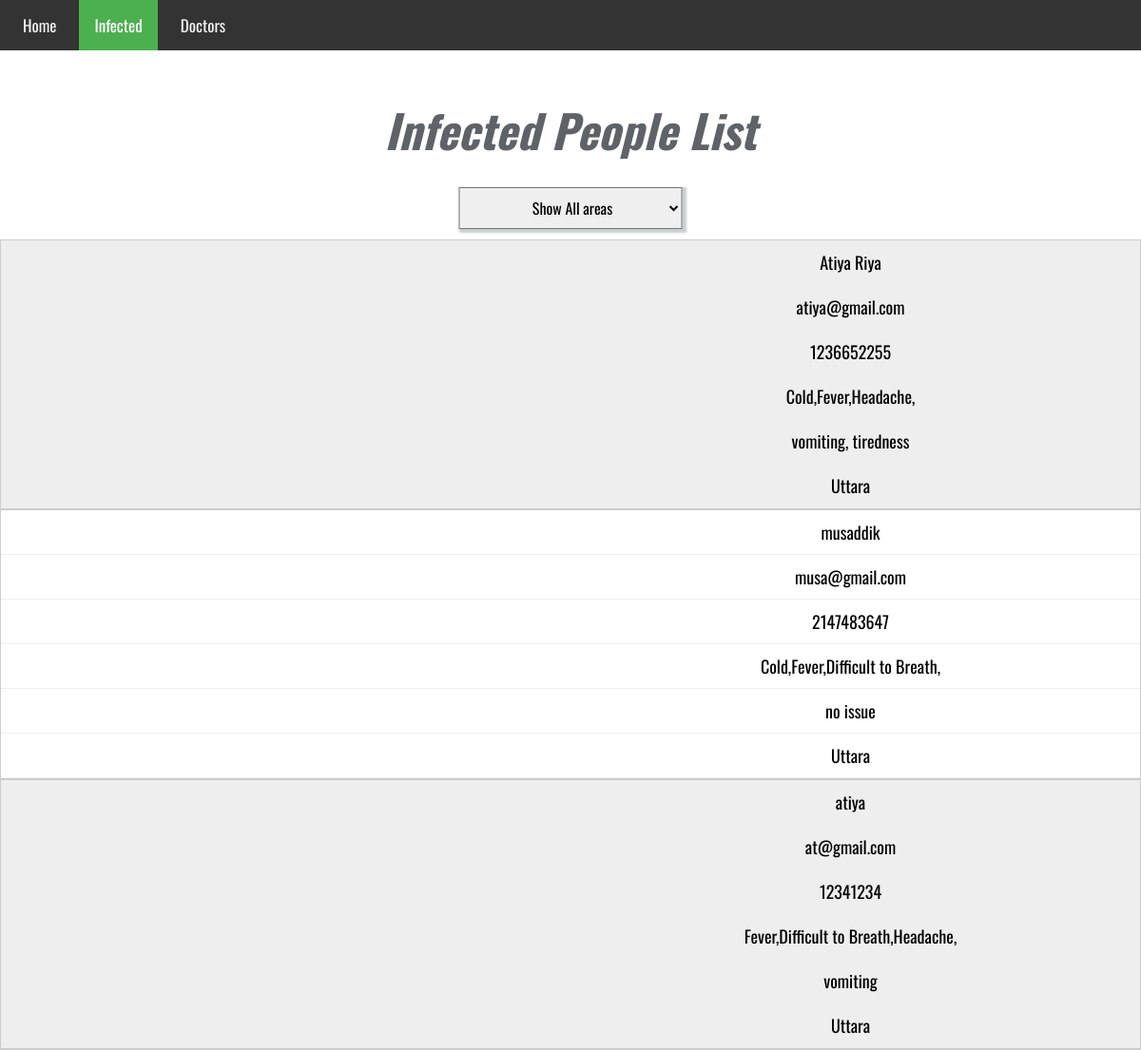
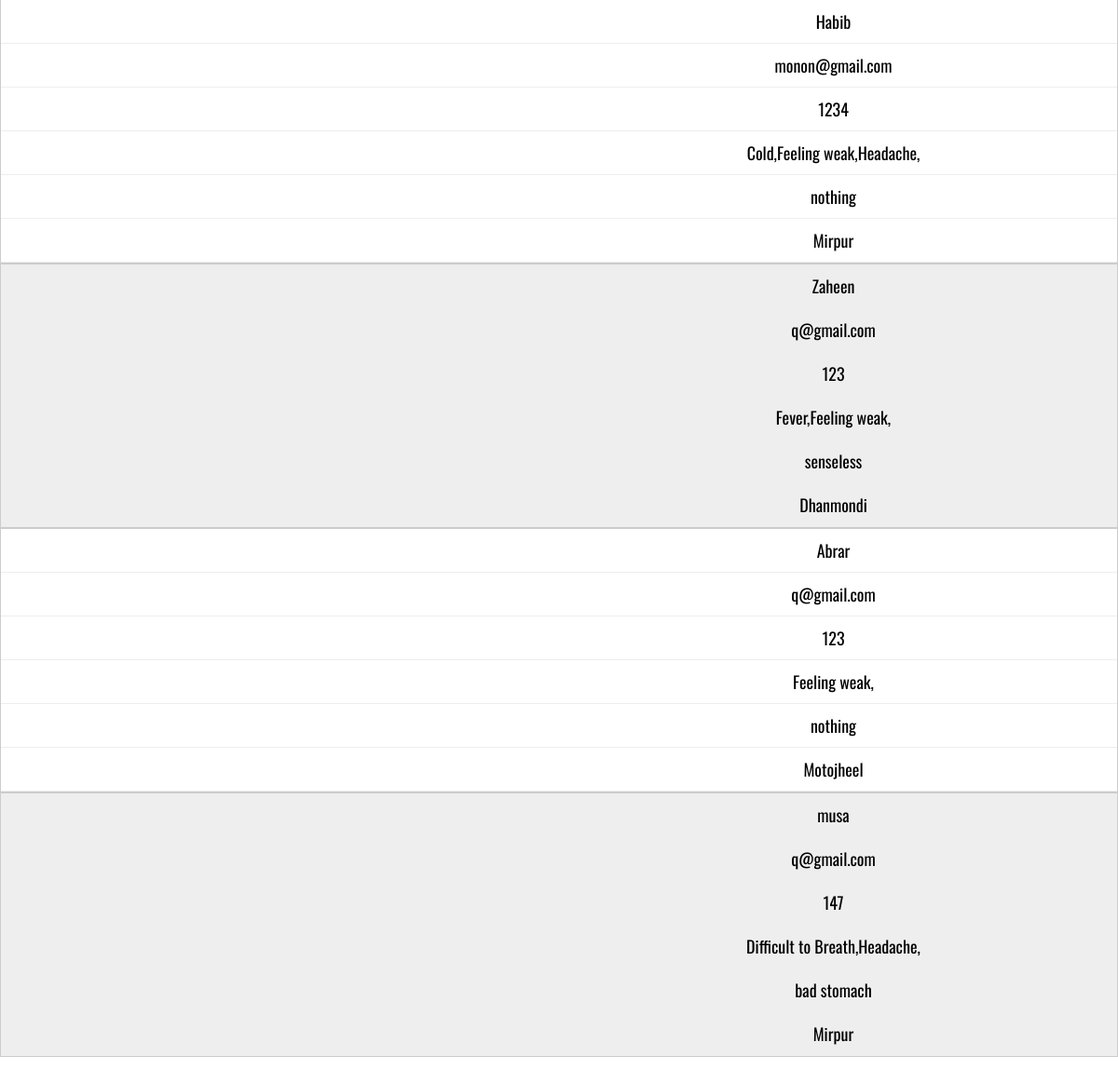
/infected.php, run on the app's committed database (2 pictures, top to bottom).
### tables this page shows
CREATE TABLE `issues` (
  `p_id` int(11) NOT NULL,
  `p_name` varchar(20) NOT NULL,
  `p_email` varchar(20) NOT NULL,
  `p_phone` int(11) NOT NULL,
  `symptoms` text NOT NULL,
  `other_issues` text NOT NULL,
  `living_area` varchar(20) NOT NULL,
  `area_id` int(11) NOT NULL
);

### infected.php (the view, shortened to what this page needs)
<?php
 $connect = mysqli_connect("localhost", "root", "", "covid19");
 function fill_patient($connect)
 {
      $output = '';
      $sql = "SELECT * FROM issues order by p_id desc";
      $result = mysqli_query($connect, $sql);
      while($row = mysqli_fetch_array($result))
      {
       ?>
          <tr>
    <td data-column="  " value =" "><?php echo $row['p_name'] ?></td>
    <td data-column="  "  value =" "><?php echo $row['p_email'] ?></td>
    <td data-column="  "  value =" "><?php echo $row['p_phone'] ?></td>
    <td data-column=" "  value =" "><?php echo $row['symptoms'] ?></td>
    <td data-column=" "  value =" "><?php echo $row['other_issues'] ?></td>
    <td data-column=" "  value =" "><?php echo $row['living_area'] ?></td>
</tr>
       <?php
      }
      return $output;
 }
 ?>
 <!DOCTYPE html>
 <html>
      <head>
           <link rel="stylesheet" href="css/style.css">
      </head>
      <body>
  <div class="topnav" id="myTopnav">
  <a href="index.php" >Home</a>
    <a href="infected.php" class="active">Infected</a>
    <a href="doctors.php">Doctors</a>
  </div>
  <div class="counter_header">
      <h3>Infected People List </h3>
    </div>
  <select class="area" name="area" id="area" style="text-align: center; left: 50%; position: absolute; transform: translateX(-50%); padding: .5rem 3.5rem 0.5rem 4.5rem; text-shadow: 5px; box-shadow: 2px 2px 2px 2px #cacfcf;">
       <option onclick="display_function()">Show All areas</option>
  </select>
<table id="pre_table">
  <tbody>
    <div class="row" id="show_area">
          <?php echo fill_patient($connect);?>
    </div>
  </tbody>
</table>
      </body>
 </html>

### css/style.css (style rules this page uses)
* { margin: 0; padding: 0; box-sizing: border-box; font-family: 'Oswald', sans-serif; font-size: 1em; }
.row { width: 100%; display: flex; flex-wrap: wrap; margin-top: 5px; }
.topnav { background-color: #333; overflow: hidden; }
.topnav button, .topnav a { float: left; display: block; color: #f2f2f2; text-align: center; padding: 14px 16px; text-decoration: none; font-size: 17px; transition: all .4s; -webkit-transition: all .4s; -moz-transition: all .4s; -ms-transition: all .4s; -o-transition: all .4s; margin-left: .5rem; }
.topnav a.active { background-color: #4CAF50; color: white; }
table { width: 75%; border-collapse: collapse; margin:50px auto; }
tr:nth-of-type(odd) { background: #eee; }
td, th { padding: 10px; border: 1px solid #ccc; text-align: center; font-size: 18px; }
@media only screen and (max-width: 760px),
(min-device-width: 768px) and (max-device-width: 1024px) { table { width: 100%; } }
@media only screen and (max-width: 760px),
(min-device-width: 768px) and (max-device-width: 1024px) { table, thead, tbody, th, td, tr { display: block; } }
@media only screen and (max-width: 760px),
(min-device-width: 768px) and (max-device-width: 1024px) { tr { border: 1px solid #ccc; } }
@media only screen and (max-width: 760px),
(min-device-width: 768px) and (max-device-width: 1024px) { td { border: none; border-bottom: 1px solid #eee; position: relative; padding-left: 50%; } }
@media only screen and (max-width: 760px),
(min-device-width: 768px) and (max-device-width: 1024px) { td:before { position: absolute; top: 6px; left: 6px; width: 45%; padding-right: 10px; white-space: nowrap; content: attr(data-column); color: #000; font-weight: bold; } }
.counter_header { position: relative; height: 6rem; padding-top: 3rem; padding-bottom: 6rem; text-align: center; font-size: 3rem; font-family: 'Oswald', sans-serif; color: #5F6368; font-weight: 700; font-style: italic; }

### data on the page
issues: p_name "Atiya Riya", p_email "atiya@gmail.com", p_phone "1236652255", symptoms "Cold,Fever,Headache,", other_issues "vomiting, tiredness", living_area "Uttara"
issues: p_name "musaddik", p_email "musa@gmail.com", p_phone "2147483647", symptoms "Cold,Fever,Difficult to Breath,", other_issues "no issue", living_area "Uttara"
issues: p_name "atiya", p_email "at@gmail.com", p_phone "12341234", symptoms "Fever,Difficult to Breath,Headache,", other_issues "vomiting", living_area "Uttara"
issues: p_name "Habib", p_email "monon@gmail.com", p_phone "1234", symptoms "Cold,Feeling weak,Headache,", other_issues "nothing", living_area "Mirpur"
issues: p_name "Zaheen", p_email "q@gmail.com", p_phone "123", symptoms "Fever,Feeling weak,", other_issues "senseless", living_area "Dhanmondi"
issues: p_name "Abrar", p_email "q@gmail.com", p_phone "123", symptoms "Feeling weak,", other_issues "nothing", living_area "Motojheel"
issues: p_name "musa", p_email "q@gmail.com", p_phone "147", symptoms "Difficult to Breath,Headache,", other_issues "bad stomach", living_area "Mirpur"
